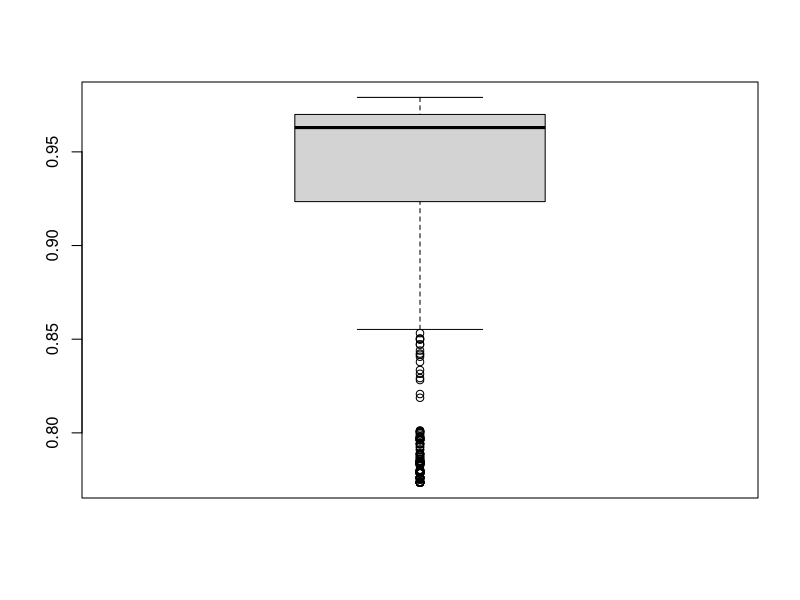
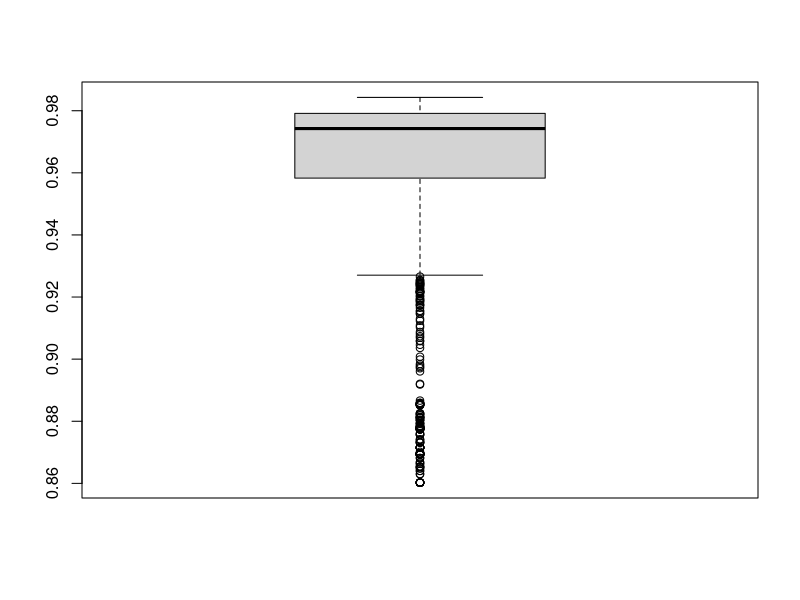
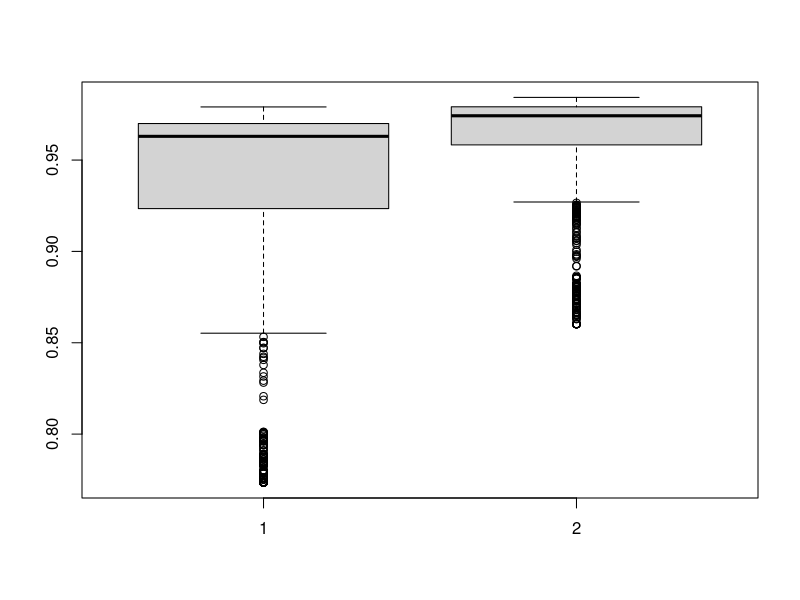

Recreate these plots in R, in order.
setwd("F:/Git/github/r-scripts/metric-selection") # Pfad bitte anpassen
#setwd("/Users/sebastian/git/github/r-scripts/metric-selection")
#setwd("C://Users//Lorik//Documents//GitHub//r-scripts//metric-selection")


library(data.table)
metric_comparison <- fread("MetricComparison_aggregated-all.csv", header=TRUE, sep=";", quote="\"", strip.white=TRUE, showProgress=TRUE, encoding="UTF-8", na.strings=c("", "null"), stringsAsFactors=FALSE)

nrow(metric_comparison)
# 1474


### TEXT ###

MatthewsCorrelationText <- metric_comparison$MatthewsCorrelationText

summary(MatthewsCorrelationText)
# Min. 1st Qu.  Median    Mean 3rd Qu.    Max. 
# 0.7735  0.9235  0.9630  0.9339  0.9700  0.9791 

boxplot(MatthewsCorrelationText)

MatthewsCorrelationText_99 <- MatthewsCorrelationText[MatthewsCorrelationText >= quantile(MatthewsCorrelationText, 0.99)]

length(MatthewsCorrelationText_99)
# 15

MatthewsCorrelationText_99_metrics <- unique(metric_comparison[metric_comparison$MatthewsCorrelationText %in% MatthewsCorrelationText_99,]$Metric)
length(MatthewsCorrelationText_99_metrics)
# 14

MatthewsCorrelationText_99_metrics
# [1] "cosineThreeGramNormalizedBool"   
# [2] "fourGramDice"                    
# [3] "fiveGramDiceNormalized"          
# [4] "threeGramDiceNormalized"         
# [5] "winnowingThreeGramDiceNormalized"
# [6] "manhattanFiveGramNormalized"     
# [7] "manhattanThreeGramNormalized"    
# [8] "fourGramDiceNormalizedPadding"   
# [9] "fiveGramDice"                    
# [10] "threeGramDice"                   
# [11] "fiveGramDiceNormalizedPadding"   
# [12] "fourGramDiceNormalized"          
# [13] "tokenDiceNormalized"             
# [14] "manhattanFourGramNormalized"


### CODE ###

MatthewsCorrelationCode <- metric_comparison$MatthewsCorrelationCode

summary(MatthewsCorrelationCode)
# Min. 1st Qu.  Median    Mean 3rd Qu.    Max. 
# 0.8602  0.9583  0.9743  0.9595  0.9792  0.9843 

boxplot(MatthewsCorrelationCode)

MatthewsCorrelationCode_99 <- MatthewsCorrelationCode[MatthewsCorrelationCode >= quantile(MatthewsCorrelationCode, 0.99)]

length(MatthewsCorrelationCode_99)
# 15

MatthewsCorrelationCode_99_metrics <- unique(metric_comparison[metric_comparison$MatthewsCorrelationCode %in% MatthewsCorrelationCode_99,]$Metric)
length(MatthewsCorrelationCode_99_metrics)
# 10

MatthewsCorrelationCode_99_metrics
# [1] "manhattanFiveGramNormalized"      
# [2] "twoShingleDiceNormalized"         
# [3] "fiveGramDiceNormalized"           
# [4] "winnowingFourGramOptimalAlignment"
# [5] "manhattanTwoShingleNormalized"    
# [6] "fourGramDiceNormalized"           
# [7] "manhattanFourGramNormalized"      
# [8] "fiveGramJaccard"                  
# [9] "manhattanThreeGramNormalized"     
# [10] "fourGramJaccard"  


### BOTH ###

boxplot(MatthewsCorrelationText, MatthewsCorrelationCode)

selected_metrics <- unique(c(
  metric_comparison[metric_comparison$MatthewsCorrelationText %in% MatthewsCorrelationText_99,]$Metric,
  metric_comparison[metric_comparison$MatthewsCorrelationCode %in% MatthewsCorrelationCode_99,]$Metric
))

length(selected_metrics)
# 19

selected_metrics
# [1] "cosineThreeGramNormalizedBool"    
# [2] "fourGramDice"                     
# [3] "fiveGramDiceNormalized"           
# [4] "threeGramDiceNormalized"          
# [5] "winnowingThreeGramDiceNormalized" 
# [6] "manhattanFiveGramNormalized"      
# [7] "manhattanThreeGramNormalized"     
# [8] "fourGramDiceNormalizedPadding"    
# [9] "fiveGramDice"                     
# [10] "threeGramDice"                    
# [11] "fiveGramDiceNormalizedPadding"    
# [12] "fourGramDiceNormalized"           
# [13] "tokenDiceNormalized"              
# [14] "manhattanFourGramNormalized"      
# [15] "twoShingleDiceNormalized"         
# [16] "winnowingFourGramOptimalAlignment"
# [17] "manhattanTwoShingleNormalized"    
# [18] "fiveGramJaccard"                  
# [19] "fourGramJaccard"
